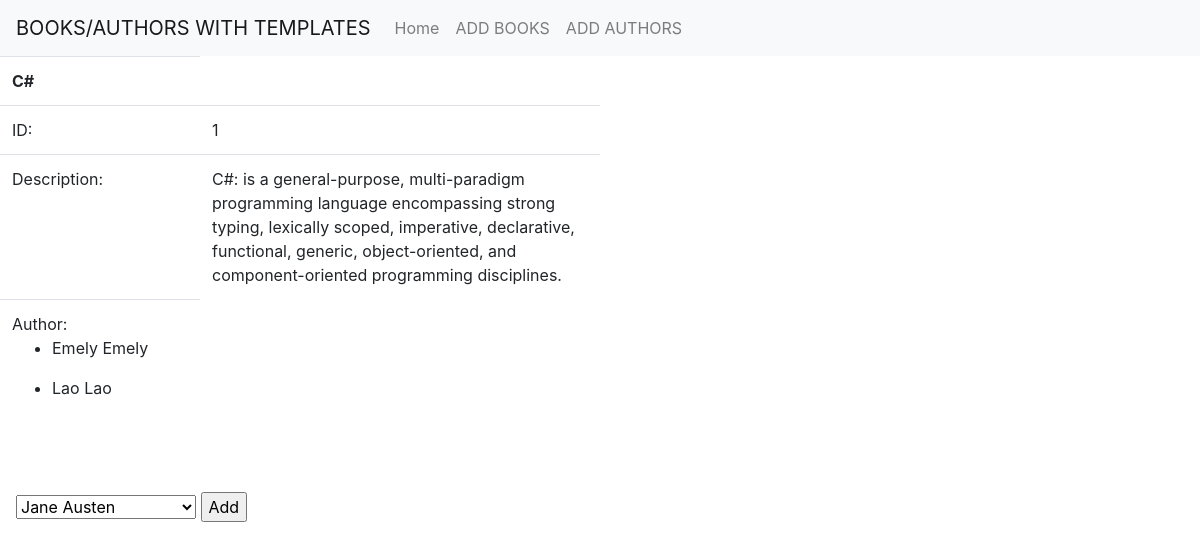
The app's page /show/1 with its own data.
### Template_Book/models.py (models this page shows)
class Books(models.Model):
    title = models.CharField(max_length=200)
    description = models.TextField()
    created_at = models.DateTimeField(auto_now_add=True)
    updated_at = models.DateTimeField(auto_now=True)

class Authors(models.Model):
    first_name = models.CharField(max_length=40)
    last_name = models.CharField(max_length=40)
    notes = models.TextField()
    books = models.ManyToManyField(Books, related_name="publishers")
    created_at = models.DateTimeField(auto_now_add=True)
    updated_at = models.DateTimeField(auto_now=True)

### Template_Book/views.py (the view)
# urls.py: path('show/<int:pk>', views.view_detail),
def view_detail(request, pk):
    some_data = Books.objects.get(id=pk)
    some_data_in_Author = Authors.objects.all()
    Added_author= some_data.publishers.all()
    context ={
        "contex":some_data,
        "contex_author":some_data_in_Author,
        "added_author":Added_author
    }
    return render(request, "View_book.html", context)

### Template_Book/templates/View_book.html (shortened to what this page needs)
<!DOCTYPE html>
<html lang="en">
<head>
    <link rel="stylesheet" href="https://stackpath.bootstrapcdn.com/bootstrap/4.4.1/css/bootstrap.min.css"
>
    {% load static %}
      <link rel="stylesheet" href="{% static 'css/style.css' %}">
</head>
<body>
    <nav class="navbar navbar-expand-lg navbar-light bg-light">
        <div class="collapse navbar-collapse" id="navbarTogglerDemo01">
          <a class="navbar-brand" >BOOKS/AUTHORS WITH TEMPLATES</a>
          <ul class="navbar-nav mr-auto mt-2 mt-lg-0">
            <li class="nav-item ">
              <a class="nav-link "  href="/">Home </a>
            </li>
            <li class="nav-item">
              <a class="nav-link" href="/index">ADD BOOKS</a>
            </li>
            <li class="nav-item">
                <a class="nav-link" href="/index_one">ADD AUTHORS</a>
              </li>
          </ul>
        </div>
      </nav>
    <table class="table table-hover" width="400">
        <tr>
            <td><b> {{ contex.title }} </b></td>
        </tr>
        <tr>
            <td>ID: </td>
            <td>{{ contex.id }}</td>
        </tr>
        <tr>
            <td>Description:</td>
            <td>{{ contex.description }}</td>
        </tr>
        <tr>
          <td width="200">Author:
               {% for  authors in added_author %}
               <ul><li>{{ authors.first_name }} {{ authors.first_name }}</li></ul>
               {% endfor %}
          </td>
         </tr>
    </table><br><br>
    <form  action="/add_author/{{ contex.id }}" method="POST">
      <select class=" ml-3" name="author" id="author">
          {% for data in contex_author %}
          <option value="{{ data.id }}">{{ data.first_name }} {{ data.last_name }}</option>
          {% endfor  %}
      </select>
      <input type="submit" value="Add"></td>
  </form>
</body>
</html>

### Template_Book/static/css/style.css (style rules this page uses)
.table { width: 600px; }

### records on screen
Books: title "C#", id "1", description "C#: is a general-purpose, multi-paradigm programming language encompassing strong typing, lexically scoped, imperative, declarative, functional, generic, object-oriented, and component-oriented programming disciplines."
Authors: first_name "Emely"
Authors: first_name "Lao"

### other values on screen
form field author "Jane Austen"
